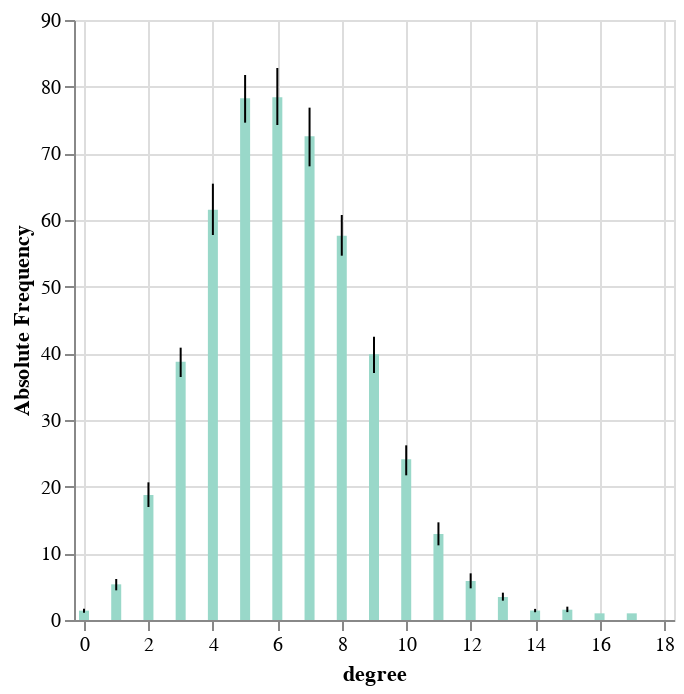

Here is the notebook cell this chart was saved with:
### Code cell
bars + error

### Figure 1 — Vega-Lite specification as saved in the notebook (floating-point values rounded to 4 significant figures; data arrays with more than 128 entries replaced by an {"elided": "..."} marker saying what was removed)
{"config": {"view": {"continuousWidth": 300, "continuousHeight": 300}}, "layer": [{"mark": {"type": "bar", "color": "#99d8c9"}, "encoding": {"x": {"field": "degree", "scale": {"domain": [0, 18]}, "type": "quantitative"}, "y": {"aggregate": "mean", "field": "count", "type": "quantitative"}}}, {"mark": {"type": "errorbar", "extent": "ci", "rule": true}, "encoding": {"x": {"field": "degree", "scale": {"domain": [0, 18]}, "type": "quantitative"}, "y": {"field": "count", "scale": {"zero": false}, "title": "Absolute Frequency", "type": "quantitative"}}}], "data": {"name": "data-b0a5daad66a6a27a6dc140d924b1a152"}, "$schema": "https://vega.github.io/schema/vega-lite/v5.14.1.json", "datasets": {"data-b0a5daad66a6a27a6dc140d924b1a152": {"elided": "297 records"}}}
